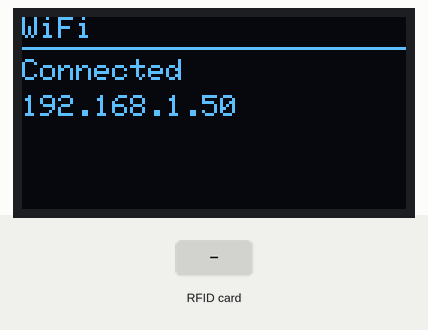
This sketch was run on a simulated ESP8266 (NodeMCU). Parts: 128×64 one-colour display. The inputs (shaded band) are chosen by the test bench. WiFi joins after 1.5 s; servers stay silent unless stated; uploads are accepted with an empty reply; what the sketch prints to the serial monitor is not drawn.

Above: at 1.9 s.
At 4.2 s:
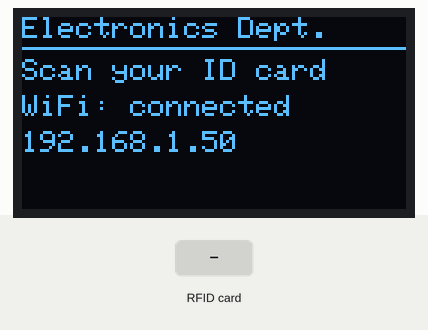
4.3 s: RFID card 5E 7A 19 C4 held to the reader
At 4.46 s:
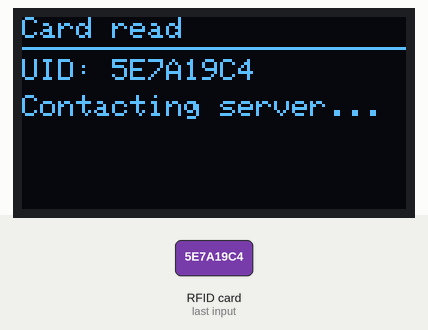
At 6.0 s:
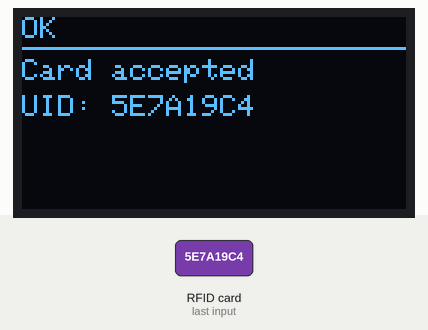
Timing chart, 0 to 7.5 s (numbered marks = the images above; inputs shaded):
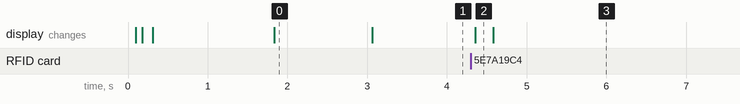

Measured:
- after the input at 4.3 s, the display: changes after 0.05 s (image 2)
- what the display in image 0 shows lasts 1.3 s, from 1.8 s to 3.1 s

The sketch:

lab_rfid_node.ino
```cpp
/*
 * IoT Lab Equipment System - RFID Scan Node
 * Board : ESP8266 NodeMCU (ESP-12E)
 * Parts : MFRC522 (SPI), SSD1306 OLED (I2C), Wi-Fi
 *
 * What it does
 *  1. Connects to Wi-Fi and shows status on the OLED.
 *  2. Reads the UID of a card presented to the MFRC522.
 *  3. POSTs {device_id, uid, scan_id} to the backend (/api/rfid/scan).
 *  4. Shows the backend's reply on the OLED.
 *  5. Every ~3 s asks the backend for new screens (items ISSUED / RETURNED, with student
 *     name, item and quantity) and shows them one after another.
 *
 * The device never decides anything itself: it only reports the UID and
 * displays whatever the backend answers. If the network is down it says
 * so and never claims a scan succeeded.
 *
 * Libraries (Arduino Library Manager):
 *   - MFRC522            by GithubCommunity (miguelbalboa)
 *   - Adafruit SSD1306
 *   - Adafruit GFX Library
 *   - ArduinoJson        by Benoit Blanchon (6.x or 7.x)
 * Board package: "esp8266" by ESP8266 Community  ->  board "NodeMCU 1.0 (ESP-12E Module)"
 */

#include <ESP8266WiFi.h>
#include <ESP8266HTTPClient.h>
#include <WiFiClient.h>
#include <WiFiClientSecure.h>   // for https:// addresses (live server)
#include <SPI.h>
#include <Wire.h>
#include <MFRC522.h>
#include <Adafruit_GFX.h>
#include <Adafruit_SSD1306.h>
#include <ArduinoJson.h>

// ======================= USER CONFIGURATION ===========================
const char* WIFI_SSID   = "YOUR_WIFI_NAME";
const char* WIFI_PASS   = "YOUR_WIFI_PASSWORD";

// Address of the server. Keep the ending "/api/rfid/scan".
//   Live server : "https://your-app-name.onrender.com/api/rfid/scan"
//   Own PC      : "http://192.168.1.100:8000/api/rfid/scan"  (same Wi-Fi; run uvicorn with --host 0.0.0.0)
const char* SERVER_URL  = "https://your-app-name.onrender.com/api/rfid/scan";

// Each reader has its own ID and key. In the web app open "Labs and readers", add this reader to its
// laboratory, and copy the ID and the key (shown only once) here.
const char* DEVICE_ID   = "LAB-RFID-01";
const char* DEVICE_KEY  = "change-this-secret";

#define SCREEN_WIDTH   128
#define SCREEN_HEIGHT  64        // use 32 if you have a 128x32 OLED
#define OLED_ADDRESS   0x3C      // most modules: 0x3C (some use 0x3D)
// =====================================================================

// ---- MFRC522 pins (SPI) ----  your wiring
#define RC522_SS   D8   // SDA / SS
#define RC522_RST  D3   // RST
// SCK  = D5, MISO = D6, MOSI = D7  (hardware SPI, fixed pins)

// ---- OLED pins (I2C) ----
#define OLED_SDA   D2
#define OLED_SCL   D1

// ---- Timing ----
const unsigned long WIFI_TIMEOUT_MS   = 15000;
const unsigned long HTTP_TIMEOUT_MS   = 25000;  // a free server that was asleep needs up to ~60 s to wake
const unsigned long RESULT_SHOW_MS    = 3000;
const unsigned long SAME_CARD_GAP_MS  = 2000;   // ignore same card re-read

MFRC522 rfid(RC522_SS, RC522_RST);
Adafruit_SSD1306 display(SCREEN_WIDTH, SCREEN_HEIGHT, &Wire, -1);

const unsigned long DISPLAY_POLL_MS = 3000;     // how often to ask for new issue/return screens

struct Msg { String title, l1, l2, l3; unsigned int ms; };
const int QMAX = 8;
Msg queueBuf[QMAX];
int qHead = 0, qCount = 0;
long lastMsgId = 0;
unsigned long lastPoll = 0, showUntil = 0;
bool showingMsg = false;
String displayUrl;

WiFiClient plainClient;
WiFiClientSecure secureClient;
HTTPClient http;        // one shared client, so an HTTPS connection can be kept open between requests

bool beginRequest(const String& url) {
  if (url.startsWith("https://")) return http.begin(secureClient, url);
  return http.begin(plainClient, url);
}

String lastUid = "";
unsigned long lastUidTime = 0;
bool lastWifiOk = false;
unsigned long scanCounter = 0;

// ---------------------------------------------------------------------
// Display helpers
// ---------------------------------------------------------------------
void showScreen(const String& title, const String& l1 = "",
                const String& l2 = "", const String& l3 = "") {
  display.clearDisplay();
  display.setTextColor(SSD1306_WHITE);
  display.setTextWrap(true);

  display.setTextSize(1);
  display.setCursor(0, 0);
  display.print(title);
  display.drawLine(0, 10, SCREEN_WIDTH - 1, 10, SSD1306_WHITE);

  int y = 14;
  const int step = 12;
  const String lines[3] = {l1, l2, l3};
  for (int i = 0; i < 3; i++) {
    if (lines[i].length() == 0) continue;
    if (y + 8 > SCREEN_HEIGHT) break;
    display.setCursor(0, y);
    display.print(lines[i]);
    y += step;
  }
  display.display();
}

void showIdle() {
  bool ok = (WiFi.status() == WL_CONNECTED);
  showScreen("Electronics Dept.",
             "Scan your ID card",
             ok ? "WiFi: connected" : "WiFi: OFFLINE",
             ok ? WiFi.localIP().toString() : "Reconnecting...");
}

// ---------------------------------------------------------------------
// Wi-Fi
// ---------------------------------------------------------------------
bool connectWiFi() {
  WiFi.mode(WIFI_STA);
  WiFi.setAutoReconnect(true);
  WiFi.persistent(false);
  WiFi.begin(WIFI_SSID, WIFI_PASS);

  showScreen("WiFi", "Connecting to:", WIFI_SSID);
  unsigned long start = millis();
  while (WiFi.status() != WL_CONNECTED && millis() - start < WIFI_TIMEOUT_MS) {
    delay(250);
    Serial.print('.');
  }
  Serial.println();

  if (WiFi.status() == WL_CONNECTED) {
    Serial.print("WiFi OK, IP: ");
    Serial.println(WiFi.localIP());
    showScreen("WiFi", "Connected", WiFi.localIP().toString());
    delay(1200);
    return true;
  }
  Serial.println("WiFi failed (will keep retrying in background)");
  showScreen("WiFi", "Connection failed", "Will keep retrying");
  delay(1500);
  return false;
}

// ---------------------------------------------------------------------
// RFID helpers
// ---------------------------------------------------------------------
String uidToString(const MFRC522::Uid& uid) {
  String s;
  for (byte i = 0; i < uid.size; i++) {
    if (uid.uidByte[i] < 0x10) s += '0';
    s += String(uid.uidByte[i], HEX);
  }
  s.toUpperCase();
  return s;
}

bool rfidReaderHealthy() {
  byte v = rfid.PCD_ReadRegister(MFRC522::VersionReg);
  Serial.print("MFRC522 version register: 0x");
  Serial.println(v, HEX);
  return !(v == 0x00 || v == 0xFF);   // 0x00/0xFF => wiring problem
}

// ---------------------------------------------------------------------
// Send the scan to the backend and show the response
// ---------------------------------------------------------------------
void sendScan(const String& uid) {
  if (WiFi.status() != WL_CONNECTED) {
    showScreen("OFFLINE", "Scan NOT sent", "Check WiFi", "UID: " + uid);
    Serial.println("Scan not sent: WiFi down");
    return;
  }

  showScreen("Card read", "UID: " + uid, "Contacting server...");

  scanCounter++;
  String scanId = String(ESP.getChipId(), HEX) + "-" + String(millis()) + "-" + String(scanCounter);

  String body = "{\"device_id\":\"" + String(DEVICE_ID) +
                "\",\"uid\":\"" + uid +
                "\",\"scan_id\":\"" + scanId + "\"}";

  http.setTimeout(HTTP_TIMEOUT_MS);

  if (!beginRequest(SERVER_URL)) {
    showScreen("ERROR", "Bad server URL");
    return;
  }
  http.addHeader("Content-Type", "application/json");
  http.addHeader("X-Device-Key", DEVICE_KEY);

  int code = http.POST(body);
  String payload = (code > 0) ? http.getString() : "";
  http.end();

  Serial.printf("POST %s -> %d\n", SERVER_URL, code);
  Serial.println(payload);

  // Connection-level failure (no HTTP response at all)
  if (code <= 0) {
    showScreen("SERVER ERROR", "Not reachable", "Scan NOT saved", "UID: " + uid);
    return;
  }

  // Try to read the backend's message
  String message = "";
  String name = "";
  StaticJsonDocument<384> doc;
  if (deserializeJson(doc, payload) == DeserializationError::Ok) {
    message = doc["message"] | "";
    name    = doc["display_name"] | "";
  }

  if (code == 200 || code == 201) {
    showScreen("OK", name.length() ? name : "Card accepted",
               message, "UID: " + uid);
  } else if (code == 404) {
    showScreen("UNKNOWN CARD", message.length() ? message : "Not registered",
               "UID: " + uid);
  } else if (code == 409) {
    showScreen("CARD IN USE", message.length() ? message : "Already assigned",
               "UID: " + uid);
  } else if (code == 401 || code == 403) {
    showScreen("DEVICE DENIED", "Check device key", "HTTP " + String(code));
  } else if (code >= 400 && code < 500) {
    showScreen("NOTICE", message.length() ? message : "Request refused", "HTTP " + String(code), "UID: " + uid);
  } else {
    showScreen("SERVER ERROR", "HTTP " + String(code), message);
  }
}

// ---------------------------------------------------------------------
// Issue / return screens pushed from the web app
// ---------------------------------------------------------------------
void pushMsg(const String& t, const String& a, const String& b, const String& c, unsigned int ms) {
  if (qCount >= QMAX) return;
  int idx = (qHead + qCount) % QMAX;
  queueBuf[idx] = {t, a, b, c, ms};
  qCount++;
}

void pollDisplay() {
  if (millis() - lastPoll < DISPLAY_POLL_MS) return;
  lastPoll = millis();
  if (WiFi.status() != WL_CONNECTED || qCount > QMAX - 6) return;

  http.setTimeout(8000);
  if (!beginRequest(displayUrl + "?device_id=" + String(DEVICE_ID) + "&after_id=" + String(lastMsgId))) return;
  http.addHeader("X-Device-Key", DEVICE_KEY);
  int code = http.GET();
  if (code == 200) {
    String payload = http.getString();
    DynamicJsonDocument doc(2048);
    if (deserializeJson(doc, payload) == DeserializationError::Ok) {
      long latest = doc["latest_id"] | 0;
      if (latest < lastMsgId) lastMsgId = latest;          // server database was reset
      for (JsonObject m : doc["messages"].as<JsonArray>()) {
        pushMsg(m["title"] | "", m["l1"] | "", m["l2"] | "", m["l3"] | "", m["ms"] | 4000);
        lastMsgId = m["id"] | lastMsgId;
      }
    }
  } else if (code <= 0) {
    lastPoll = millis() + 8000;                            // server unreachable or waking up: back off
  }
  http.end();
}

void runDisplayQueue() {
  if (showingMsg && (long)(millis() - showUntil) < 0) return;   // current screen still on
  if (qCount > 0) {
    Msg m = queueBuf[qHead];
    qHead = (qHead + 1) % QMAX;
    qCount--;
    showScreen(m.title, m.l1, m.l2, m.l3);
    showingMsg = true;
    showUntil = millis() + m.ms;
  } else if (showingMsg) {
    showingMsg = false;
    showIdle();
  }
}

// ---------------------------------------------------------------------
// Arduino entry points
// ---------------------------------------------------------------------
void setup() {
  Serial.begin(115200);
  delay(100);
  Serial.println("\n\nLab RFID node starting...");

  Wire.begin(OLED_SDA, OLED_SCL);
  if (!display.begin(SSD1306_SWITCHCAPVCC, OLED_ADDRESS)) {
    Serial.println("OLED not found - check SDA/SCL wiring and address");
    // keep running; serial output still works
  }
  display.clearDisplay();
  display.display();
  showScreen("Starting...", "Lab RFID node");

  SPI.begin();
  rfid.PCD_Init();
  delay(50);
  if (!rfidReaderHealthy()) {
    showScreen("RFID ERROR", "MFRC522 not found", "Check wiring/3.3V");
    while (true) { delay(1000); }     // halt: nothing useful can happen
  }
  rfid.PCD_SetAntennaGain(rfid.RxGain_max);

  secureClient.setInsecure();   // encrypts the link; for a pilot this is enough (see README, "Reader security")
  http.setReuse(true);
  Serial.printf("Free heap at start: %u bytes\n", ESP.getFreeHeap());
  displayUrl = String(SERVER_URL);
  displayUrl.replace("/rfid/scan", "/rfid/display");

  connectWiFi();
  lastWifiOk = (WiFi.status() == WL_CONNECTED);
  showIdle();
}

void loop() {
  // Refresh the idle screen when Wi-Fi state changes
  bool wifiOk = (WiFi.status() == WL_CONNECTED);
  if (wifiOk != lastWifiOk) {
    lastWifiOk = wifiOk;
    showIdle();
  }

  runDisplayQueue();
  pollDisplay();

  // Wait for a new card
  if (!rfid.PICC_IsNewCardPresent()) return;
  if (!rfid.PICC_ReadCardSerial())   return;

  String uid = uidToString(rfid.uid);
  rfid.PICC_HaltA();
  rfid.PCD_StopCrypto1();

  // Ignore the same card being read repeatedly while it sits on the reader
  if (uid == lastUid && millis() - lastUidTime < SAME_CARD_GAP_MS) return;
  lastUid = uid;
  lastUidTime = millis();

  Serial.print("Card UID: ");
  Serial.println(uid);

  sendScan(uid);

  delay(RESULT_SHOW_MS);
  lastUidTime = millis();
  showingMsg = false;
  showIdle();
}
```
